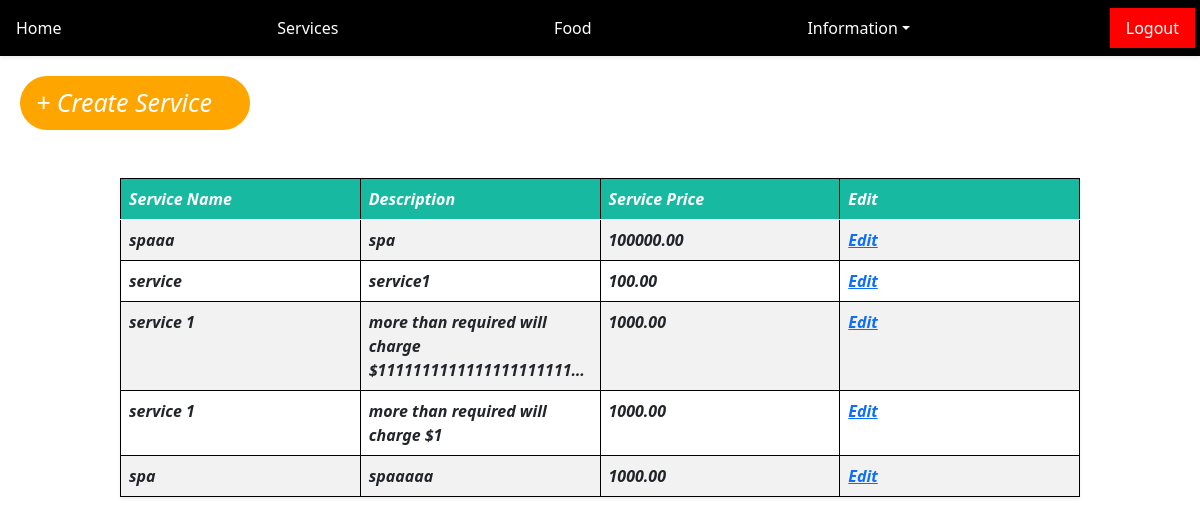
/services/ (signed in), run on the app's committed database.
### services/models.py (models this page shows, shortened)
class Service(models.Model):
	service_name		=		models.CharField(max_length=120)
	description			=		models.TextField()
	service_price 		=		models.DecimalField(default=0.00,decimal_places=2,max_digits=10)

### services/views.py (the view)
# urls.py: path('services/',include('services.urls')),
def services(request):
	if request.user.is_authenticated:
		services 	=	Service.objects.all()
		return render(request,'services.html',{'services':services})
	return redirect('login')

### services/templates/services.html
{% include 'home.html' %}
{% block body %}
<a class='nav-link' href="{% url 'service-create' %}" style="color: #fff;background-color:orange;width:230px;margin:20px;font-size:25px;border-radius:400px;font-style:italic"> + Create Service</a>
	<center>
		<div>
				<table class="table table-striped mt-5 shadow-sm" style="border-collapse:collapse; table-layout:fixed; width: 80%">
					<thead>
						<tr>
							<th style="background-color: #17baa1;color: #fff">Service Name</th>
							<th style="background-color: #17baa1;color: #fff">Description</th>
							<th style="background-color: #17baa1;color: #fff">Service Price</th>
							<th style="background-color: #17baa1;color: #fff">Edit</th>
						</tr>
					</thead>
					<tbody>
						{% for service in services %}
							<tr>
								<th>{{ service.service_name }}</th>
								<th>{{ service.description }}</th>
								<th>{{ service.service_price }}</th>
								<th><a href="{% url 'service-edit' service.id%}">Edit</a></th>
							</tr>
						{% endfor %}
					</tbody>
				</table>
		</div>
	</center>
{% endblock %}

### templates/home.html (shortened to what this page needs)
{% include 'base.html' %}
{% block content %}
	<nav class=" navbar navbar-default shadow-sm" style="background-color: black" >
		<a class="nav-link" href="{% url 'index' %}" style="color: #fff">Home</a>
		<a class="nav-link" href="{% url 'services' %}" style="color: #fff">Services</a>
		<a class="nav-link" href="{% url 'food-items' %}" style="color: #fff">Food</a>
        <div class="nav-item dropdown">
		    <a class="nav-link dropdown-toggle" data-bs-toggle="dropdown" href="#" role="button" aria-expanded="false" style="color: #fff">Information</a>
	  </div>
	  <a class="nav-link" href="{% url 'logout' %}" style="color: #fff;background-color: red;margin-right: 5px">Logout</a>
    </nav>
{% endblock%}

### templates/base.html (shortened to what this page needs)
<!doctype html>
<html lang="en">
  <head>
    <link href="https://cdn.jsdelivr.net/npm/bootstrap@5.0.0-beta1/dist/css/bootstrap.min.css" rel="stylesheet">
  </head>
  <body>
  </body>
</html>

### templates/base.html (style rules this page uses)
table th { border:solid 1px black; overflow: hidden; text-overflow: ellipsis;font-style: italic; }

### data on the page
Service: service_name "spaaa", description "spa", service_price "100000.00"
Service: service_name "service", description "service1", service_price "100.00"
Service: service_name "service 1", description "more than required will charge $1111111111111111111111…", service_price "1000.00"
Service: service_name "service 1", description "more than required will charge $1", service_price "1000.00"
Service: service_name "spa", description "spaaaaa", service_price "1000.00"
